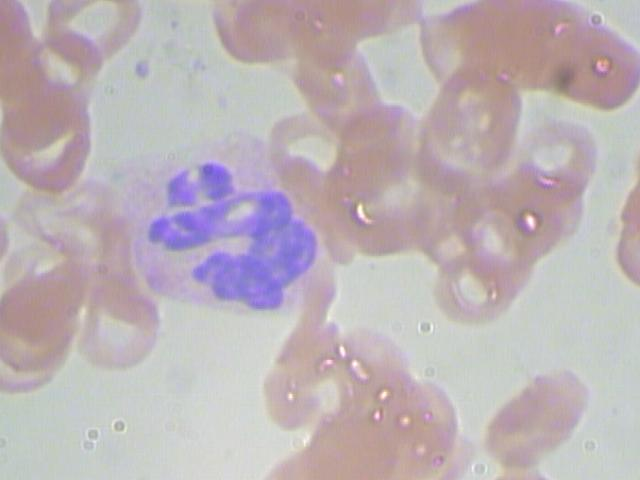
#> input picture DATA/bccd_images/BloodImage_00004.jpg, 640 x 480 px; its folder holds only this picture in this run
$ python -i pixel.py   (imports and definitions only)
#> lines starting #> are read from the running program, lines starting #| are printed output that depends on the picture
"""Aspects that need only the pixels."""

from concurrent.futures import ThreadPoolExecutor

import numpy as np
import pandas as pd
from PIL import Image

from .base import Aspect


def _stats(path):
    im = Image.open(path)
#> im is the input picture: PIL image 640x480 RGB; mean R, G, B 188.3, 177.9, 182.3
    W, H = im.size
#> W = 640; H = 480
    rgb = im.convert("RGB")
    g = np.asarray(rgb.convert("L"), np.float32)
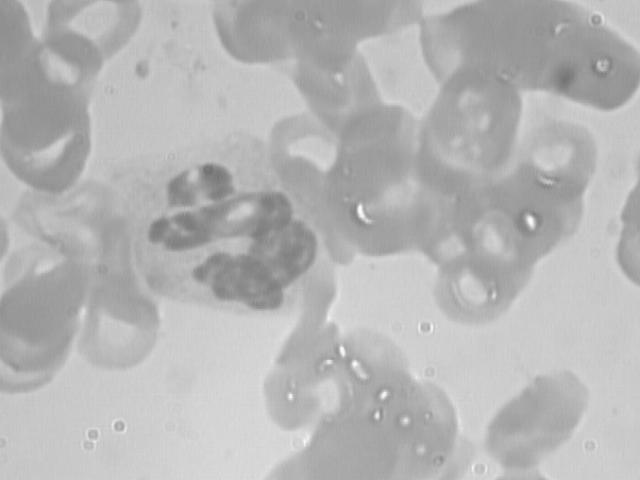
#> g: shape (480, 640) float32; min 113, max 251, mean 181.5
    lap = g[1:-1, 1:-1] * 4 - g[:-2, 1:-1] - g[2:, 1:-1] - g[1:-1, :-2] - g[1:-1, 2:]
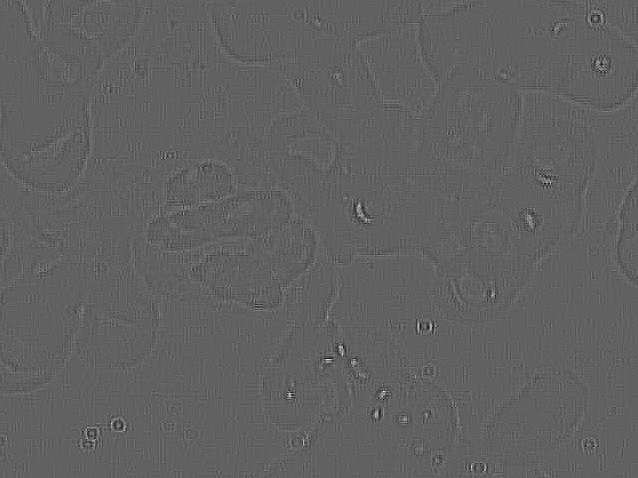
#> lap: shape (478, 638) float32; min -39, max 63, mean 0; drawn with min black and max white
    hsv = np.asarray(rgb.convert("HSV"), np.float32)
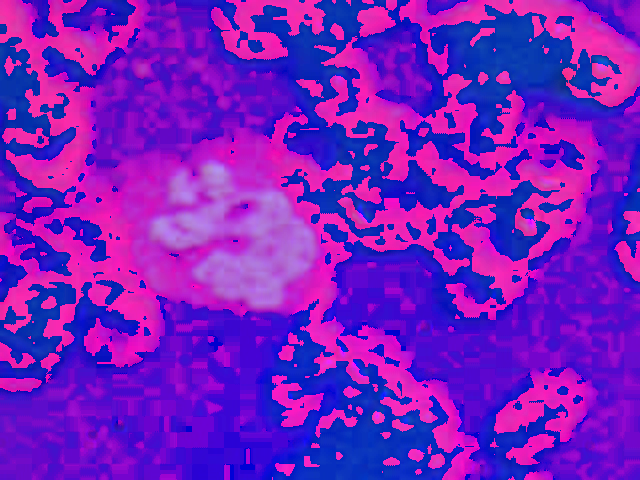
#> hsv: shape (480, 640, 3) float32; mean R, G, B 119.2, 25.9, 193.8
    h, s = hsv[..., 0] * (2 * np.pi / 255), hsv[..., 1] / 255
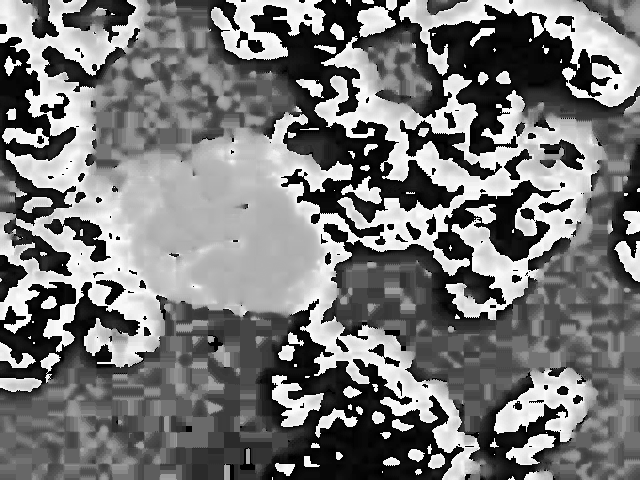
#> h: shape (480, 640) float32; min 0, max 6.26, mean 2.94; drawn with min black and max white
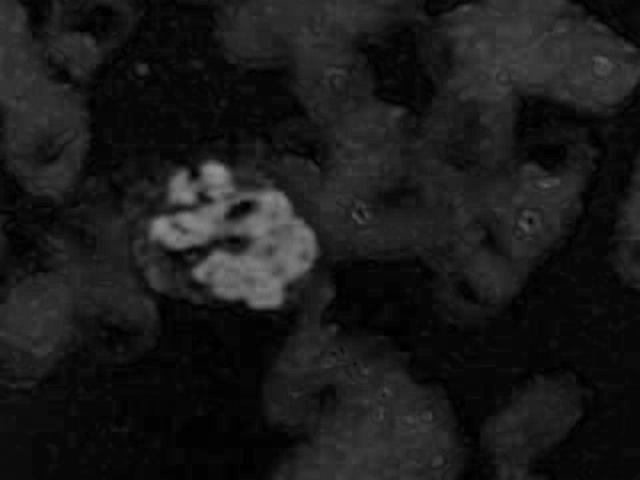
#> s: shape (480, 640) float32; min 0, max 0.576, mean 0.101
    # saturation-weighted circular mean: grey pixels carry no hue
    hue = np.degrees(np.arctan2((s * np.sin(h)).sum(), (s * np.cos(h)).sum())) % 360 if s.sum() > 0 else np.nan
#> hue = 337.1
    return dict(brightness=g.mean(), contrast=g.std(), sharpness=lap.var(), saturation=s.mean(),
                hue=hue, aspect_ratio=W / H, megapixels=W * H / 1e6)


def pixel_stats(ctx):
    def run():
        with ThreadPoolExecutor(8) as pool:
            rows = list(pool.map(_stats, [ctx.path(f) for f in ctx.files]))
        return pd.DataFrame(rows, index=pd.Index(ctx.files, name="file_name"))
    return ctx.cached("pixel_stats", run)


def _make(stat, desc):
    class _A(Aspect):
        name = stat
        kind = "numeric"
        requires = ("images",)
        description = desc

        def compute(self, ctx):
            v = pixel_stats(ctx)[stat]
            if stat == "hue":
                # hue is circular: unwrap to within +-180 deg of the dataset's mean hue so that
                # 359 and 1 land next to each other instead of at opposite ends of the bins
                r = np.radians(v.dropna())
                mean = np.degrees(np.arctan2(np.sin(r).mean(), np.cos(r).mean()))
                v = (v - mean + 180) % 360 - 180 + mean
            return v
    _A.__name__ = f"{stat.title()}Aspect"
    return _A


PIXEL_ASPECTS = [
    _make("brightness", "mean grey level (0-255)"),
    _make("contrast", "std of grey level"),
    _make("sharpness", "variance of the Laplacian (low = blurry)"),
    _make("saturation", "mean HSV saturation (0-1)"),
    _make("hue", "saturation-weighted mean hue (degrees, unwrapped around the dataset mean) - stain colour"),
    _make("aspect_ratio", "width / height"),
    _make("megapixels", "image resolution"),
]

>>> result = _stats('../../DATA/bccd_images/BloodImage_00004.jpg')
#> result = {'brightness': 181.5, 'contrast': 20.16, 'sharpness': 9.6, 'saturation': 0.101, 'hue': 337.1, 'aspect_ratio': 1.33, 'megapixels': 0.307}

$ run again, on DATA/bccd_images/BloodImage_00005.jpg
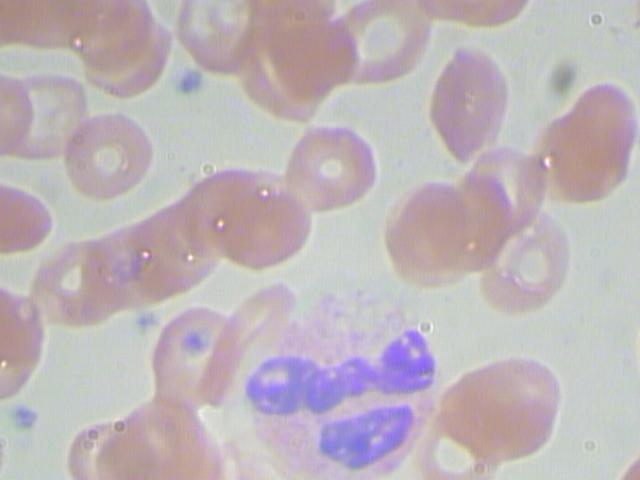
#> input picture DATA/bccd_images/BloodImage_00005.jpg, 640 x 480 px
#> in _stats, im is the input picture: PIL image 640x480 RGB; mean R, G, B 189.9, 180.1, 185
#> in _stats, `h, s = hsv[..., 0] * (2 * np.pi / 255), hsv[..., 1] / 255`:
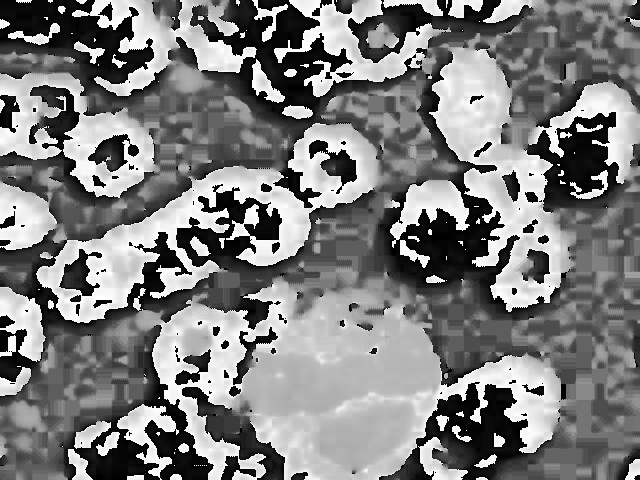
#> h: shape (480, 640) float32; min 0, max 6.23, mean 3.08; drawn with min black and max white
#> in _stats, `h, s = hsv[..., 0] * (2 * np.pi / 255), hsv[..., 1] / 255`:
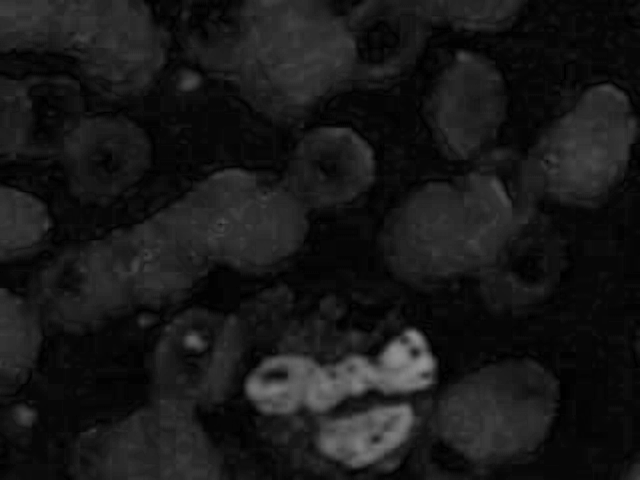
#> s: shape (480, 640) float32; min 0, max 0.565, mean 0.0959
#> hue = 332.3
#> result = {'brightness': 183.6, 'contrast': 18.37, 'sharpness': 8.79, 'saturation': 0.0959, 'hue': 332.3, 'aspect_ratio': 1.33, 'megapixels': 0.307}

$ run again, on DATA/bccd_images/BloodImage_00009.jpg
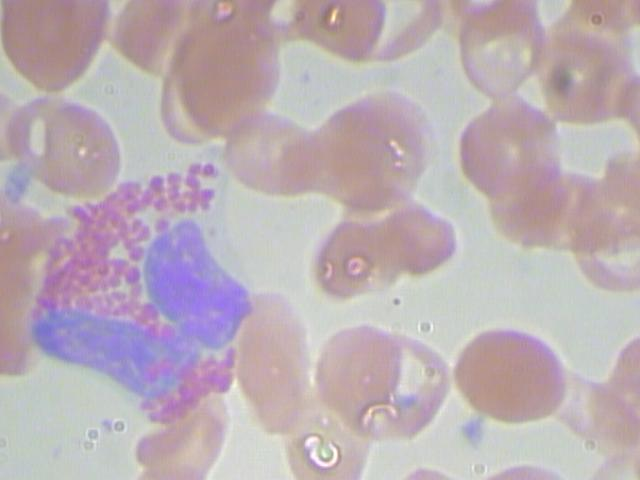
#> input picture DATA/bccd_images/BloodImage_00009.jpg, 640 x 480 px
#> in _stats, im is the input picture: PIL image 640x480 RGB; mean R, G, B 187.5, 174.3, 180.6
#> in _stats, `h, s = hsv[..., 0] * (2 * np.pi / 255), hsv[..., 1] / 255`:
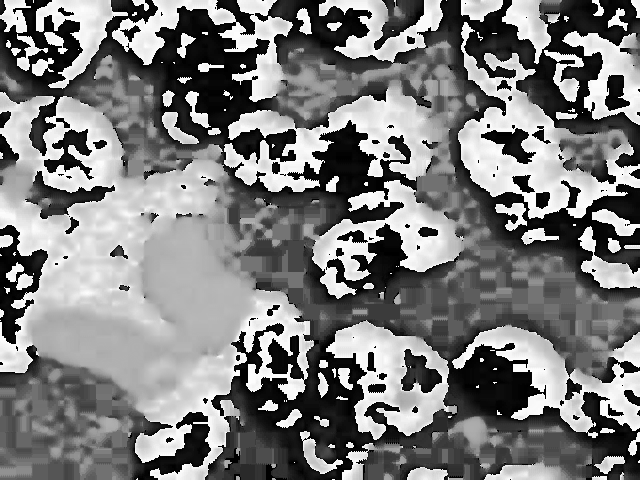
#> h: shape (480, 640) float32; min 0, max 6.26, mean 3.07; drawn with min black and max white
#> in _stats, `h, s = hsv[..., 0] * (2 * np.pi / 255), hsv[..., 1] / 255`:
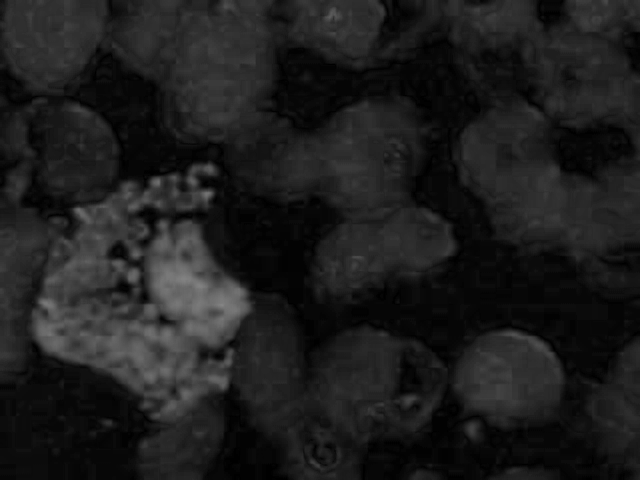
#> s: shape (480, 640) float32; min 0, max 0.522, mean 0.117
#> hue = 332.6
#> result = {'brightness': 179, 'contrast': 20.57, 'sharpness': 10.14, 'saturation': 0.117, 'hue': 332.6, 'aspect_ratio': 1.33, 'megapixels': 0.307}

$ run again, on DATA/bccd_images/BloodImage_00015.jpg
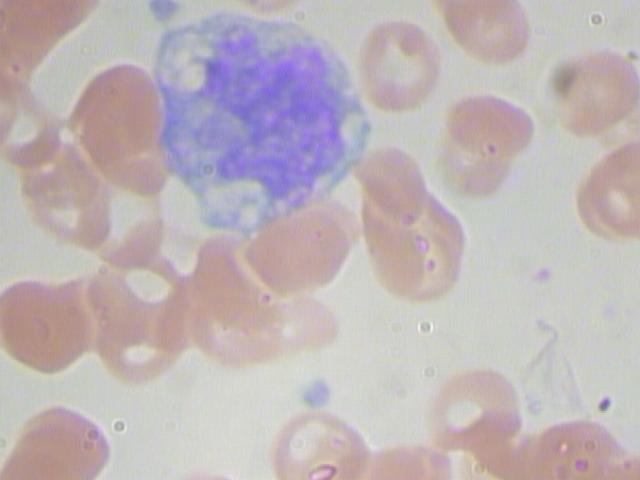
#> input picture DATA/bccd_images/BloodImage_00015.jpg, 640 x 480 px
#> in _stats, im is the input picture: PIL image 640x480 RGB; mean R, G, B 190.9, 180.5, 183.4
#> in _stats, `h, s = hsv[..., 0] * (2 * np.pi / 255), hsv[..., 1] / 255`:
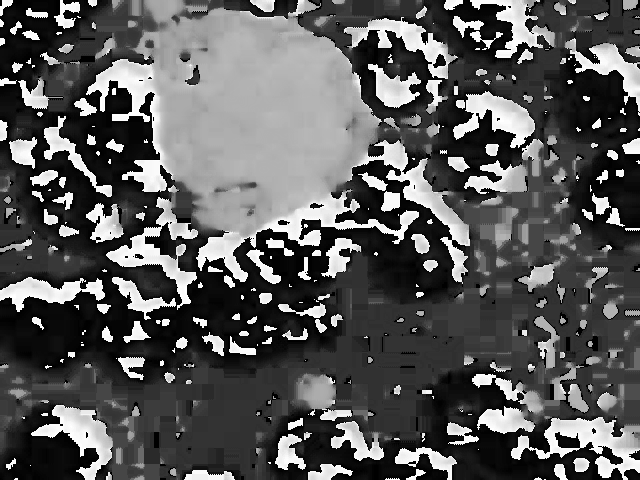
#> h: shape (480, 640) float32; min 0, max 6.23, mean 2.17; drawn with min black and max white
#> in _stats, `h, s = hsv[..., 0] * (2 * np.pi / 255), hsv[..., 1] / 255`:
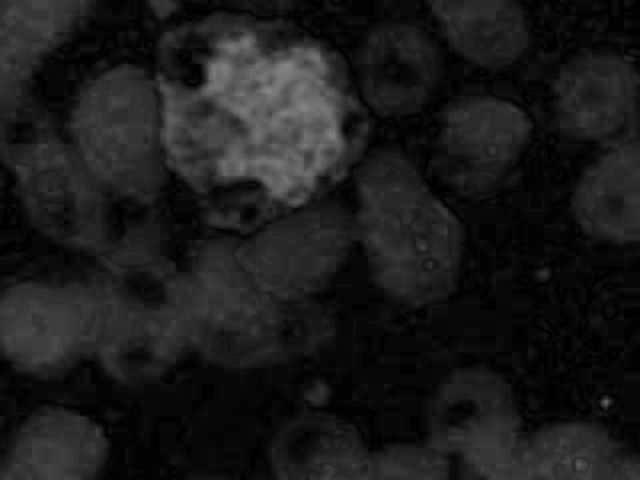
#> s: shape (480, 640) float32; min 0, max 0.525, mean 0.106
#> hue = 345.7
#> result = {'brightness': 183.9, 'contrast': 19.85, 'sharpness': 7.86, 'saturation': 0.106, 'hue': 345.7, 'aspect_ratio': 1.33, 'megapixels': 0.307}
